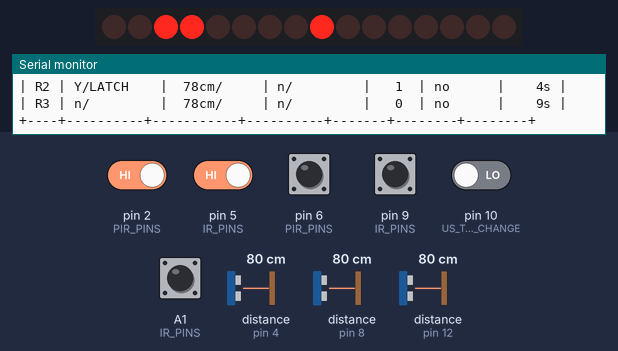
A sketch run on a simulated Arduino Uno, built with avr-gcc and run on an emulated ATmega328P. Shown: 16 shift-register outputs drawn as a row of LEDs (first output left, lit = HIGH), the last lines printed to the serial monitor. Wiring (inferred from the names in the program): 3 × ultrasonic range finder: trigger pin 3, echo pin 4 / trigger pin 7, echo pin 8 / trigger A0, echo pin 12; 2 × shift register (74HC595): data pin 11; shift clock pin 13; latch A2. Wiring (inferred from the signals the program sends): row of LEDs: on Q0, Q1, Q2, Q3, Q4, Q5, Q6, Q7, Q8, Q9, Q10, Q11, Q12, Q13, Q14, Q15. The test bench sets the inputs (shaded band); at power-on: A1 (IR_PINS), pin 2 (PIR_PINS), pin 5 (IR_PINS), pin 6 (PIR_PINS), pin 9 (IR_PINS) HIGH, pin 10 (US_TRIGGER_CHANGE) LOW, distance to the obstacle (sensors on pin 4, pin 8, pin 12) 80 cm. The echo pulse lasts 58.3 µs per cm.

Above: at 1.2 s.
1.3 s: distance to the obstacle (sensor on pin 4) set to 2 cm
At 5.3 s:
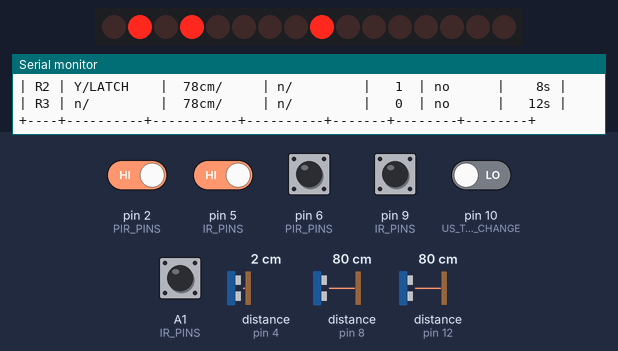
5.4 s: pin 2 (PIR_PINS) driven LOW and pin 5 (IR_PINS) driven LOW
At 9.2 s:
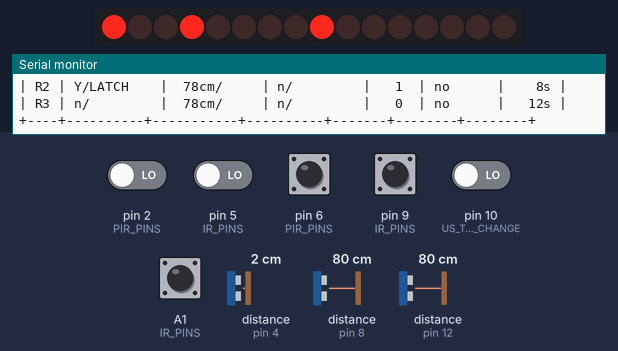
9.5 s: distance to the obstacle (sensor on pin 8) set to 2 cm
At 11.8 s:
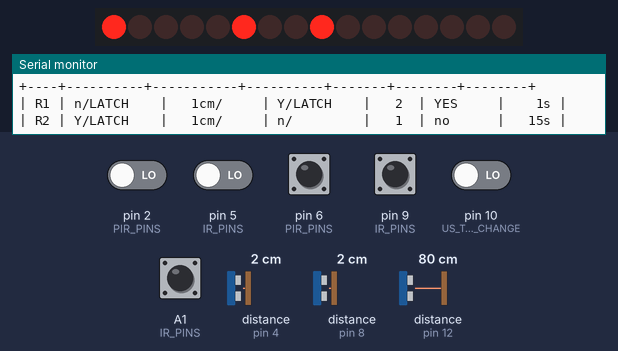
13.6 s: distance to the obstacle (sensor on pin 12) set to 2 cm
17.7 s: pin 2 (PIR_PINS) driven HIGH
20.1 s: pin 5 (IR_PINS) driven HIGH
At 33.5 s:
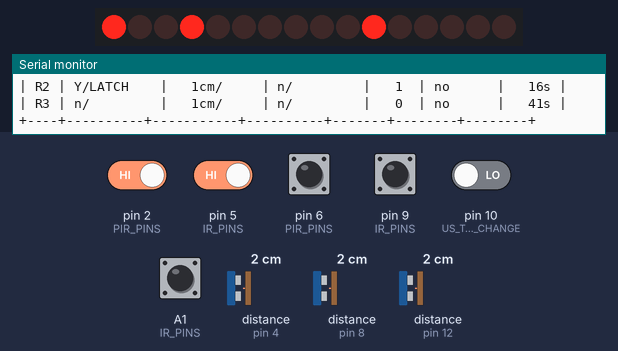
Timing chart, 0 to 39.5 s (numbered marks = the images above; inputs shaded):
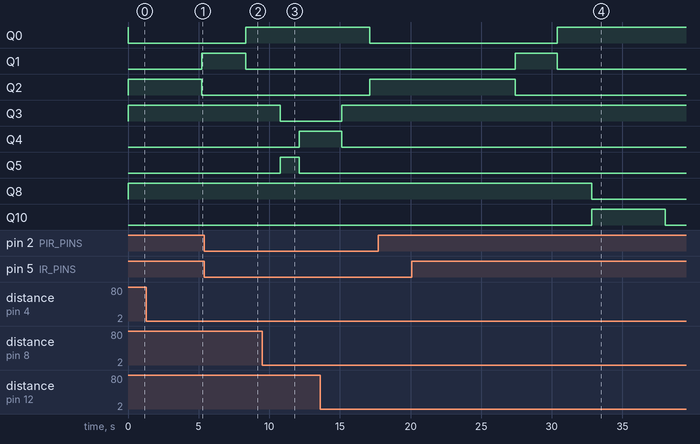

The sketch:

traffic_signal.ino
```cpp
#include <Arduino.h>
#include <avr/wdt.h>
static const uint8_t R1_PIR=2,  R1_TRIG=3,  R1_ECHO=4,  R1_IR=5;
static const uint8_t R2_PIR=6,  R2_TRIG=7,  R2_ECHO=8,  R2_IR=9;
static const uint8_t R3_PIR=10, R3_TRIG=A0, R3_ECHO=12, R3_IR=A1;
static const uint8_t SR_DATA=11, SR_CLK=13, SR_LATCH=A2;
static const uint16_t B_R1_RED=(1<<0), B_R1_YEL=(1<<1), B_R1_GRN=(1<<2);
static const uint16_t B_R2_RED=(1<<3), B_R2_YEL=(1<<4), B_R2_GRN=(1<<5);
static const uint16_t B_R3_RED=(1<<8), B_R3_YEL=(1<<9), B_R3_GRN=(1<<10);
static const uint16_t ALL_RED_BITS = B_R1_RED | B_R2_RED | B_R3_RED;
static const uint32_t MIN_GREEN_MS       = 5000UL;
static const uint32_t GREEN_CAP_MS       = 10000UL;
static const uint32_t YELLOW_MS          = 3000UL;
static const uint32_t ALL_RED_MS         = 2000UL;
static const uint32_t DEFAULT_GREEN_MS   = 5000UL;
static const uint32_t ANTI_STARVE_MS     = 25000UL;
static const uint32_t SENSOR_STUCK_MS    = 90000UL;
static const uint32_t PIR_LATCH_MS       = 8000UL;
static const uint32_t US_LATCH_MS        = 6000UL;
static const uint32_t IR_LATCH_MS        = 5000UL;
static const uint32_t PIR_MIN_ACTIVE_MS  = 300UL;
static const uint32_t US_MIN_ACTIVE_MS   = 500UL;
static const uint32_t IR_MIN_ACTIVE_MS   = 400UL;
static const uint32_t TRAFFIC_HOLDOFF_MS = 4000UL;
static const uint32_t STATIC_TIMEOUT_MS  = 25000UL;
static const uint32_t LOG_INTERVAL_MS    = 500UL;
static const uint16_t US_MAX_DIST_CM     = 350;
static const uint8_t  US_TRIGGER_CHANGE  = 10;
static const uint8_t  US_CHANGE_CM       = 8;
static const uint8_t PIR_PINS[3]  = {R1_PIR,  R2_PIR,  R3_PIR };
static const uint8_t TRIG_PINS[3] = {R1_TRIG, R2_TRIG, R3_TRIG};
static const uint8_t ECHO_PINS[3] = {R1_ECHO, R2_ECHO, R3_ECHO};
static const uint8_t IR_PINS[3]   = {R1_IR,   R2_IR,   R3_IR  };
struct Road {
    bool    pirRaw;
    bool    irRaw;
    int32_t usDist;
    int32_t prevUsDist;
    uint32_t pirActiveStart;
    bool     pirConfirmed;
    uint32_t pirLatchExpiry;
    bool     pirLatch;
    uint32_t usActiveStart;
    bool     usConfirmed;
    uint32_t usLatchExpiry;
    bool     usLatch;
    int32_t  lastUsDist;
    uint32_t staticSince;
    bool     usFault;
    uint32_t irActiveStart;
    bool     irConfirmed;
    uint32_t irLatchExpiry;
    bool     irLatch;
    int      votes;
    bool     trafficPresent;
    uint32_t lastVoteDropTime;
    bool     inHoldoff;
    uint32_t trafficOnSince;
    bool     sensorFault;
    bool     prevTraffic;
    int      prevVotes;
    uint32_t lastGreenAt;
    uint32_t redSince;
};
static Road    road[3];
static int8_t  activeRoad  = -1;
static uint8_t defaultRoad = 0;
static void writeLEDs(uint16_t pattern) {
    digitalWrite(SR_LATCH, LOW);
    shiftOut(SR_DATA, SR_CLK, MSBFIRST,
             (uint8_t)((pattern >> 8) & 0xFF));
    shiftOut(SR_DATA, SR_CLK, MSBFIRST,
             (uint8_t)(pattern & 0xFF));
    digitalWrite(SR_LATCH, HIGH);
}
static void setAllRed() {
    writeLEDs(ALL_RED_BITS);
}
static uint16_t buildPattern(uint8_t r, bool yellow) {
    uint16_t p = ALL_RED_BITS;
    if (r == 0) {
        p &= ~B_R1_RED;
        p |= yellow ? B_R1_YEL : B_R1_GRN;
    }
    if (r == 1) {
        p &= ~B_R2_RED;
        p |= yellow ? B_R2_YEL : B_R2_GRN;
    }
    if (r == 2) {
        p &= ~B_R3_RED;
        p |= yellow ? B_R3_YEL : B_R3_GRN;
    }
    return p;
}
static int32_t readUS(uint8_t trig, uint8_t echo) {
    digitalWrite(trig, LOW);
    delayMicroseconds(2);
    digitalWrite(trig, HIGH);
    delayMicroseconds(10);
    digitalWrite(trig, LOW);
    long d = pulseIn(echo, HIGH, 25000UL);
    return d ? (int32_t)(d * 0.034f / 2.0f) : 999;
}
static void snapshotAllSensors() {
    for (uint8_t r = 0; r < 3; r++) {
        road[r].pirRaw = (digitalRead(PIR_PINS[r]) == HIGH);
        road[r].usDist = readUS(TRIG_PINS[r], ECHO_PINS[r]);
        road[r].irRaw  = (digitalRead(IR_PINS[r]) == LOW);
        wdt_reset();
    }
}
static void printLine() {
    Serial.println(
        F("+----+----------+-----------+----------+-------+--------+--------+"));
}
static void printTableHeader() {
    printLine();
    Serial.println(
        F("| Rd | PIR r/L  | US  cm/St | IR  r/L  | Votes | Traf   | Red(s) |"));
    printLine();
}
static void printRoadRow(uint8_t r) {
    Road& rd = road[r];
    Serial.print(F("| R"));
    Serial.print(r + 1);
    Serial.print(F(" | "));
    Serial.print(rd.pirRaw ? F("Y") : F("n"));
    Serial.print(F("/"));
    Serial.print(rd.pirLatch ? F("LATCH   ") : F("        "));
    Serial.print(F(" | "));
    char distBuf[5];
    if (rd.usDist == 999) {
        snprintf(distBuf, sizeof(distBuf), "---");
    } else {
        snprintf(distBuf, sizeof(distBuf), "%3ld", (long)rd.usDist);
    }
    Serial.print(distBuf);
    Serial.print(F("cm/"));
    if      (rd.sensorFault) Serial.print(F("FLT "));
    else if (rd.usFault)     Serial.print(F("PRK "));
    else if (rd.usLatch)     Serial.print(F("L   "));
    else                     Serial.print(F("    "));
    Serial.print(F(" | "));
    Serial.print(rd.irRaw ? F("Y") : F("n"));
    Serial.print(F("/"));
    Serial.print(rd.irLatch ? F("LATCH   ") : F("        "));
    Serial.print(F(" | "));
    Serial.print(F("  "));
    Serial.print(rd.votes);
    Serial.print(F("  | "));
    if      (rd.sensorFault)    Serial.print(F("FAULT  "));
    else if (rd.trafficPresent) Serial.print(F("YES    "));
    else if (rd.inHoldoff)      Serial.print(F("HOLD   "));
    else                        Serial.print(F("no     "));
    Serial.print(F(" | "));
    uint32_t s = (millis() - rd.redSince) / 1000UL;
    char secBuf[5];
    snprintf(secBuf, sizeof(secBuf), "%4lu", (unsigned long)s);
    Serial.print(secBuf);
    Serial.println(F("s |"));
}
static void printStatusTable() {
    printTableHeader();
    for (uint8_t r = 0; r < 3; r++) {
        printRoadRow(r);
    }
    printLine();
}
static void processFusion(uint8_t r) {
    uint32_t now     = millis();
    bool     newPir  = road[r].pirRaw;
    int32_t  newDist = road[r].usDist;
    bool     newIr   = road[r].irRaw;
    if (newPir) {
        if (!road[r].pirActiveStart)
            road[r].pirActiveStart = now;
        if (!road[r].pirConfirmed &&
            (now - road[r].pirActiveStart) >= PIR_MIN_ACTIVE_MS) {
            road[r].pirConfirmed = true;
        }
        if (road[r].pirConfirmed) {
            road[r].pirLatchExpiry = now + PIR_LATCH_MS;
            road[r].pirLatch = true;
        }
    } else {
        road[r].pirActiveStart = 0;
        road[r].pirConfirmed   = false;
    }
    if (road[r].pirLatch && now >= road[r].pirLatchExpiry) {
        road[r].pirLatch = false;
    }
    bool distChanged =
        (abs(newDist - road[r].lastUsDist) >= US_CHANGE_CM);
    road[r].lastUsDist = newDist;
    if (newDist > 0 && newDist < US_MAX_DIST_CM &&
        !newPir && !distChanged) {
        if (!road[r].staticSince)
            road[r].staticSince = now;
        if (!road[r].usFault &&
            (now - road[r].staticSince) >= STATIC_TIMEOUT_MS) {
            road[r].usFault = true;
        }
    } else {
        road[r].usFault = false;
        road[r].staticSince = 0;
    }
    bool usTriggered = false;
    if (!road[r].usFault &&
        newDist > 0 &&
        newDist < US_MAX_DIST_CM) {
        int32_t prev = road[r].prevUsDist;
        if (prev == 999 ||
            abs(prev - newDist) >= US_TRIGGER_CHANGE) {
            usTriggered = true;
        }
        road[r].prevUsDist = newDist;
    } else {
        road[r].prevUsDist = newDist;
    }
    if (usTriggered && road[r].pirLatch) {
        if (!road[r].usActiveStart)
            road[r].usActiveStart = now;
        if (!road[r].usConfirmed &&
            (now - road[r].usActiveStart) >= US_MIN_ACTIVE_MS) {
            road[r].usConfirmed = true;
        }
        if (road[r].usConfirmed) {
            road[r].usLatchExpiry = now + US_LATCH_MS;
            road[r].usLatch = true;
        }
    } else if (!usTriggered) {
        road[r].usActiveStart = 0;
        road[r].usConfirmed   = false;
    }
    if (road[r].usLatch && now >= road[r].usLatchExpiry) {
        road[r].usLatch = false;
    }
    if (newIr) {
        if (!road[r].irActiveStart)
            road[r].irActiveStart = now;
        if (!road[r].irConfirmed &&
            (now - road[r].irActiveStart) >= IR_MIN_ACTIVE_MS) {
            road[r].irConfirmed = true;
        }
        if (road[r].irConfirmed) {
            road[r].irLatchExpiry = now + IR_LATCH_MS;
            road[r].irLatch = true;
        }
    } else {
        road[r].irActiveStart = 0;
        road[r].irConfirmed   = false;
    }
    if (road[r].irLatch && now >= road[r].irLatchExpiry) {
        road[r].irLatch = false;
    }
    int v = 0;
    if (road[r].pirLatch) v++;
    if (road[r].usLatch && !road[r].usFault) v++;
    if (road[r].irLatch) v++;
    road[r].votes = v;
    if (v >= 2 && !road[r].sensorFault) {
        road[r].trafficPresent = true;
        road[r].inHoldoff = false;
        road[r].lastVoteDropTime = 0;
        if (!road[r].trafficOnSince)
            road[r].trafficOnSince = now;
    } else {
        if (road[r].trafficPresent) {
            if (!road[r].inHoldoff) {
                road[r].inHoldoff = true;
                road[r].lastVoteDropTime = now;
            }
            if ((now - road[r].lastVoteDropTime)
                < TRAFFIC_HOLDOFF_MS) {
                road[r].trafficPresent = true;
            } else {
                road[r].trafficPresent = false;
                road[r].inHoldoff = false;
                road[r].lastVoteDropTime = 0;
                road[r].trafficOnSince = 0;
            }
        }
    }
    if (road[r].trafficPresent &&
        road[r].trafficOnSince) {
        if (!road[r].sensorFault &&
            (now - road[r].trafficOnSince)
            >= SENSOR_STUCK_MS) {
            road[r].sensorFault = true;
            road[r].trafficPresent = false;
            road[r].pirLatch = false;
            road[r].usLatch  = false;
            road[r].irLatch  = false;
        }
    } else if (!road[r].trafficPresent &&
               road[r].sensorFault) {
        road[r].sensorFault = false;
        road[r].trafficOnSince = 0;
    }
}
static bool allRoadsEqualTraffic() {
    int cnt = 0;
    int fv = -1;
    for (uint8_t r = 0; r < 3; r++) {
        if (!road[r].trafficPresent)
            continue;
        cnt++;
        if (fv < 0)
            fv = road[r].votes;
        else if (road[r].votes != fv)
            return false;
    }
    return (cnt > 1);
}
static int8_t chooseSmartRoad() {
    uint32_t now = millis();
    for (uint8_t r = 0; r < 3; r++) {
        if (road[r].sensorFault)
            continue;
        bool anyLatch =
            road[r].pirLatch ||
            road[r].usLatch  ||
            road[r].irLatch;
        uint32_t redDur =
            now - road[r].redSince;
        if (anyLatch &&
            redDur >= ANTI_STARVE_MS) {
            return (int8_t)r;
        }
    }
    bool any = false;
    for (uint8_t r = 0; r < 3; r++) {
        if (road[r].trafficPresent) {
            any = true;
            break;
        }
    }
    if (!any) return -1;
    if (allRoadsEqualTraffic())
        return -1;
    int8_t chosen = -1;
    uint32_t maxW = 0;
    for (uint8_t r = 0; r < 3; r++) {
        if (!road[r].trafficPresent ||
            road[r].sensorFault)
            continue;
        uint32_t w =
            now - road[r].redSince;
        bool better = (w > maxW);
        bool tieWin =
            (w == maxW) &&
            (chosen >= 0) &&
            (r < (uint8_t)chosen);
        if (better || tieWin) {
            maxW = w;
            chosen = (int8_t)r;
        }
    }
    return chosen;
}
static void runGreenPhase(uint8_t r, bool isDefault);
static void runGreenPhase(uint8_t r, bool isDefault) {
    activeRoad = (int8_t)r;
    road[r].lastGreenAt = millis();
    uint32_t phaseStart = millis();
    uint32_t hardDeadline =
        phaseStart + GREEN_CAP_MS;
    uint32_t phaseEnd =
        phaseStart +
        (isDefault ? DEFAULT_GREEN_MS :
                     MIN_GREEN_MS);
    if (phaseEnd > hardDeadline)
        phaseEnd = hardDeadline;
    bool extended = false;
    bool switchPending = false;
    int8_t pendingRoad = -1;
    writeLEDs(buildPattern(r, false));
    uint32_t lastStatusLog = 0;
    while (millis() < phaseEnd) {
        wdt_reset();
        snapshotAllSensors();
        for (uint8_t i = 0; i < 3; i++) {
            processFusion(i);
        }
        if (!isDefault &&
            !extended &&
            road[r].trafficPresent) {
            if (hardDeadline > phaseEnd) {
                phaseEnd = hardDeadline;
                extended = true;
            }
        }
        if (isDefault && !switchPending) {
            int8_t smart =
                chooseSmartRoad();
            if (smart >= 0 &&
                smart != (int8_t)r) {
                switchPending = true;
                pendingRoad = smart;
                uint32_t cut =
                    millis() + 1000UL;
                if (cut < phaseEnd)
                    phaseEnd = cut;
            }
        }
        if (millis() - lastStatusLog
            >= LOG_INTERVAL_MS) {
            lastStatusLog = millis();
            printStatusTable();
        }
        delay(200);
    }
    writeLEDs(buildPattern(r, true));
    uint32_t yellEnd =
        millis() + YELLOW_MS;
    while (millis() < yellEnd) {
        wdt_reset();
        delay(100);
    }
    setAllRed();
    delay(ALL_RED_MS);
    road[r].redSince = millis();
    activeRoad = -1;
    if (switchPending &&
        pendingRoad >= 0) {
        runGreenPhase(
            (uint8_t)pendingRoad,
            false
        );
    }
}
void setup() {
    Serial.begin(9600);
    wdt_enable(WDTO_4S);
    pinMode(SR_DATA,  OUTPUT);
    pinMode(SR_CLK,   OUTPUT);
    pinMode(SR_LATCH, OUTPUT);
    for (uint8_t r = 0; r < 3; r++) {
        pinMode(PIR_PINS[r],  INPUT);
        pinMode(TRIG_PINS[r], OUTPUT);
        pinMode(ECHO_PINS[r], INPUT);
        pinMode(IR_PINS[r],   INPUT);
    }
    uint32_t now = millis();
    for (uint8_t i = 0; i < 3; i++) {
        Road& rd = road[i];
        rd.pirRaw = false;
        rd.irRaw  = false;
        rd.usDist     = 999;
        rd.prevUsDist = 999;
        rd.pirActiveStart = 0;
        rd.pirConfirmed   = false;
        rd.pirLatchExpiry = 0;
        rd.pirLatch       = false;
        rd.usActiveStart = 0;
        rd.usConfirmed   = false;
        rd.usLatchExpiry = 0;
        rd.usLatch       = false;
        rd.lastUsDist  = 999;
        rd.staticSince = 0;
        rd.usFault     = false;
        rd.irActiveStart = 0;
        rd.irConfirmed   = false;
        rd.irLatchExpiry = 0;
        rd.irLatch       = false;
        rd.votes = 0;
        rd.trafficPresent = false;
        rd.lastVoteDropTime = 0;
        rd.inHoldoff = false;
        rd.trafficOnSince = 0;
        rd.sensorFault = false;
        rd.prevTraffic = false;
        rd.prevVotes = 0;
        rd.lastGreenAt =
            now - (uint32_t)(i * 4000UL);
        rd.redSince =
            now - (uint32_t)(i * 4000UL);
    }
    setAllRed();
}
static uint32_t lastRawLog = 0;
void loop() {
    wdt_reset();
    snapshotAllSensors();
    for (uint8_t r = 0; r < 3; r++) {
        processFusion(r);
        wdt_reset();
    }
    if (millis() - lastRawLog
        >= LOG_INTERVAL_MS) {
        lastRawLog = millis();
        printStatusTable();
    }
    int8_t smart =
        chooseSmartRoad();
    if (smart >= 0) {
        runGreenPhase(
            (uint8_t)smart,
            false
        );
    } else {
        runGreenPhase(
            defaultRoad,
            true
        );
        defaultRoad =
            (defaultRoad + 1) % 3;
    }
}
```
